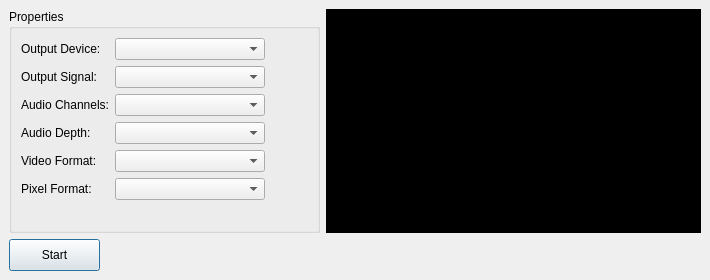
<?xml version="1.0" encoding="UTF-8"?>
<ui version="4.0">
 <class>SignalGeneratorDialog</class>
 <widget class="QDialog" name="SignalGeneratorDialog">
  <property name="geometry">
   <rect>
    <x>0</x>
    <y>0</y>
    <width>710</width>
    <height>280</height>
   </rect>
  </property>
  <property name="minimumSize">
   <size>
    <width>600</width>
    <height>215</height>
   </size>
  </property>
  <property name="maximumSize">
   <size>
    <width>16000</width>
    <height>16000</height>
   </size>
  </property>
  <property name="windowTitle">
   <string>Signal Generator</string>
  </property>
  <layout class="QGridLayout" name="gridLayout">
   <item row="0" column="2">
    <widget class="QWidget" name="previewContainer" native="true">
     <property name="minimumSize">
      <size>
       <width>241</width>
       <height>151</height>
      </size>
     </property>
     <property name="autoFillBackground">
      <bool>false</bool>
     </property>
     <property name="styleSheet">
      <string>background-color: #000</string>
     </property>
    </widget>
   </item>
   <item row="1" column="0">
    <widget class="QPushButton" name="startButton">
     <property name="minimumSize">
      <size>
       <width>91</width>
       <height>32</height>
      </size>
     </property>
     <property name="maximumSize">
      <size>
       <width>91</width>
       <height>32</height>
      </size>
     </property>
     <property name="text">
      <string>Start</string>
     </property>
    </widget>
   </item>
   <item row="0" column="0">
    <widget class="QGroupBox" name="groupBox">
     <property name="enabled">
      <bool>true</bool>
     </property>
     <property name="minimumSize">
      <size>
       <width>311</width>
       <height>150</height>
      </size>
     </property>
     <property name="maximumSize">
      <size>
       <width>16777215</width>
       <height>16777215</height>
      </size>
     </property>
     <property name="title">
      <string>Properties</string>
     </property>
     <layout class="QFormLayout" name="formLayout">
      <property name="fieldGrowthPolicy">
       <enum>QFormLayout::FieldsStayAtSizeHint</enum>
      </property>
      <item row="2" column="0">
       <widget class="QLabel" name="label_2">
        <property name="text">
         <string>Audio Channels:</string>
        </property>
       </widget>
      </item>
      <item row="2" column="1">
       <widget class="QComboBox" name="audioChannelPopup">
        <property name="minimumSize">
         <size>
          <width>150</width>
          <height>0</height>
         </size>
        </property>
       </widget>
      </item>
      <item row="3" column="0">
       <widget class="QLabel" name="label_3">
        <property name="text">
         <string>Audio Depth:</string>
        </property>
       </widget>
      </item>
      <item row="3" column="1">
       <widget class="QComboBox" name="audioSampleDepthPopup">
        <property name="minimumSize">
         <size>
          <width>150</width>
          <height>0</height>
         </size>
        </property>
       </widget>
      </item>
      <item row="4" column="0">
       <widget class="QLabel" name="label_4">
        <property name="text">
         <string>Video Format:</string>
        </property>
       </widget>
      </item>
      <item row="4" column="1">
       <widget class="QComboBox" name="videoFormatPopup">
        <property name="minimumSize">
         <size>
          <width>150</width>
          <height>0</height>
         </size>
        </property>
       </widget>
      </item>
      <item row="1" column="1">
       <widget class="QComboBox" name="outputSignalPopup">
        <property name="minimumSize">
         <size>
          <width>150</width>
          <height>0</height>
         </size>
        </property>
       </widget>
      </item>
      <item row="0" column="1">
       <widget class="QComboBox" name="outputDevicePopup">
        <property name="minimumSize">
         <size>
          <width>150</width>
          <height>0</height>
         </size>
        </property>
       </widget>
      </item>
      <item row="1" column="0">
       <widget class="QLabel" name="label">
        <property name="text">
         <string>Output Signal:</string>
        </property>
       </widget>
      </item>
      <item row="0" column="0">
       <widget class="QLabel" name="label_5">
        <property name="text">
         <string>Output Device:</string>
        </property>
       </widget>
      </item>
      <item row="5" column="0">
       <widget class="QLabel" name="label_6">
        <property name="text">
         <string>Pixel Format:</string>
        </property>
       </widget>
      </item>
      <item row="5" column="1">
       <widget class="QComboBox" name="pixelFormatPopup">
        <property name="minimumSize">
         <size>
          <width>150</width>
          <height>0</height>
         </size>
        </property>
       </widget>
      </item>
     </layout>
    </widget>
   </item>
  </layout>
 </widget>
 <layoutdefault spacing="6" margin="9"/>
 <resources/>
 <connections/>
</ui>
